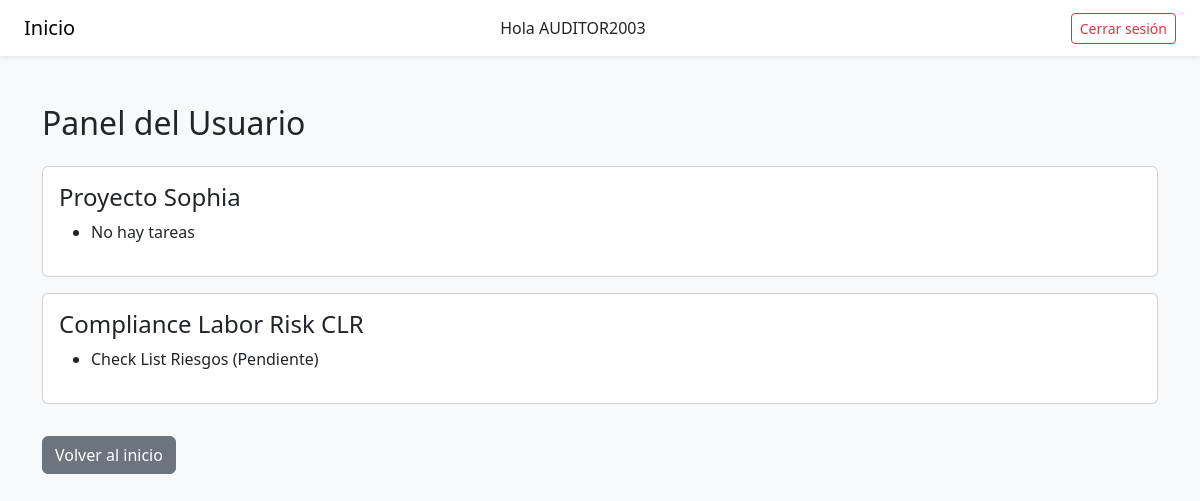
The page /dashboard/ (signed in) on the database its author committed.
### tareas/models.py (models this page shows, shortened)
class Proyecto(models.Model):
    nombre = models.CharField(max_length=100)
    usuario = models.ForeignKey(User, on_delete=models.CASCADE)

class Tarea(models.Model):
    nombre = models.CharField(max_length=100)
    completado = models.BooleanField(default=False)
    proyecto = models.ForeignKey(Proyecto, on_delete=models.CASCADE)

### tareas/views.py (the view)
# urls.py: path('dashboard/', views.dashboard, name='dashboard'),
@login_required
def dashboard(request):
    if request.user.is_superuser:
        proyectos = Proyecto.objects.all()
        return render(request, 'tareas/dashboard.html', {
            'proyectos': proyectos
        })
    else:
        return render(request, 'tareas/dashboard.html')

### tareas/templates/tareas/dashboard.html (shortened to what this page needs)
{% extends 'tareas/base.html' %}
{% block content %}
<h2 class="mb-4">Panel del Usuario</h2>
{% if user.is_superuser %}
    {% for proyecto in proyectos %}
        <div class="card mb-3">
            <div class="card-body">
                <h4>{{ proyecto.nombre }}</h4>
                <ul>
                    {% for tarea in proyecto.tarea_set.all %}
                        <li>
                            {{ tarea.nombre }}
                            {% if tarea.completado %}
                                (Completada)
                            {% else %}
                                (Pendiente)
                            {% endif %}
                        </li>
                    {% empty %}
                        <li>No hay tareas</li>
                    {% endfor %}
                </ul>
            </div>
        </div>
    {% endfor %}
{% else %}
    <div class="alert alert-info">
        No tienes permisos para ver el detalle.
    </div>
{% endif %}
<a href="{% url 'home' %}" class="btn btn-secondary mt-3">
    Volver al inicio
</a>
{% endblock %}

### tareas/templates/tareas/base.html (shortened to what this page needs)
<!DOCTYPE html>
<html lang="es">
<head>
    <link href="https://cdn.jsdelivr.net/npm/bootstrap@5.3.3/dist/css/bootstrap.min.css" rel="stylesheet">
</head>
<body class="bg-light">
<nav class="navbar navbar-light bg-white shadow-sm px-4">
    <a href="{% url 'home' %}" class="navbar-brand">
        Inicio
    </a>
    {% if user.is_authenticated %}
        <span class="me-3">Hola {{ user.username }}</span>
        <form method="post" action="{% url 'logout' %}">
            <button type="submit" class="btn btn-outline-danger btn-sm">
                Cerrar sesión
            </button>
        </form>
    {% else %}
        <a href="{% url 'login' %}" class="btn btn-primary btn-sm">
            Iniciar sesión
        </a>
    {% endif %}
</nav>
<div class="container py-5">
    {% block content %}
    {% endblock %}
</div>
</body>
</html>

### rows shown on the page
Proyecto: nombre "Proyecto Sophia"
Proyecto: nombre "Compliance Labor Risk CLR"
Tarea: nombre "Check List Riesgos", completado "(Pendiente)"

### other values the page prints
{{ user.username }} "AUDITOR2003"
